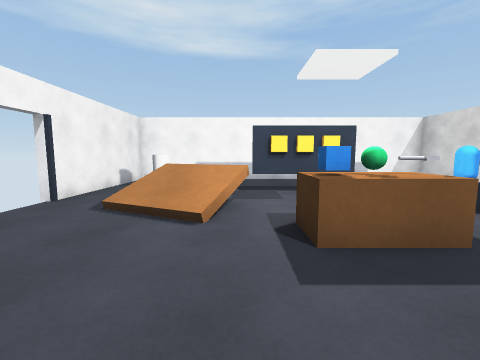
view 1 (above)

12 first-person views from a walk through a scene from a Unity 3-D project. The camera is 1.2 m above the floor, tilts 6° down and sees 90° across. The floor is counted in squares, 1 m on a side. Each view is taken from the middle of a square. On the plan, view 1 faces up. The plan holds only what a view shows up to about 12 squares ahead; the rest is blank. The player character is not drawn. Door leaves are left out, so doorways stand open.

view 2
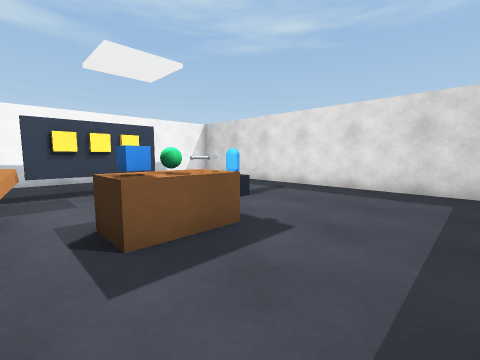

view 3
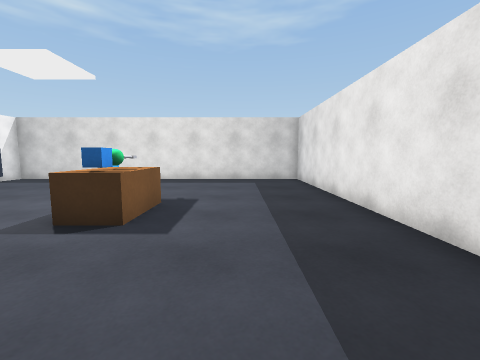

view 4
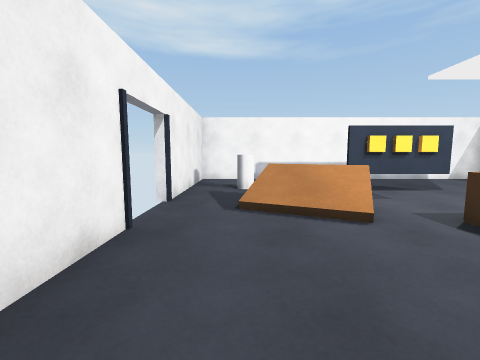

view 5
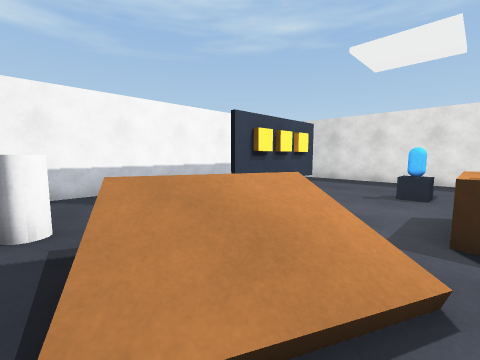

view 6
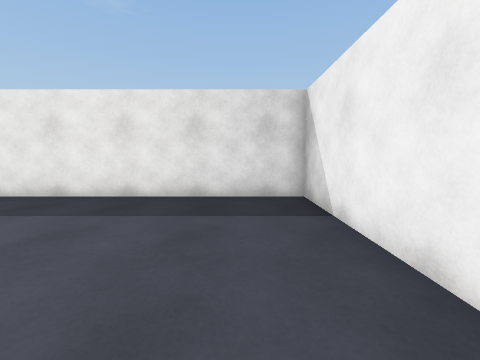

view 7
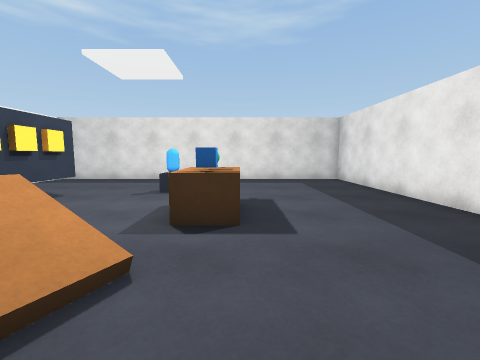

view 8
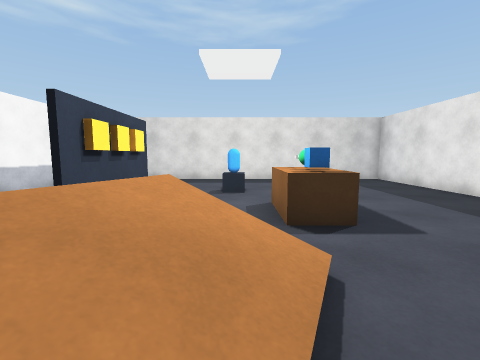

view 9
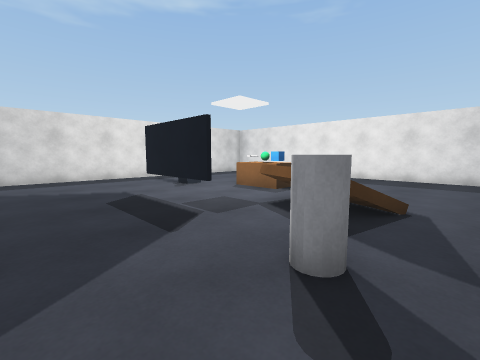

view 10
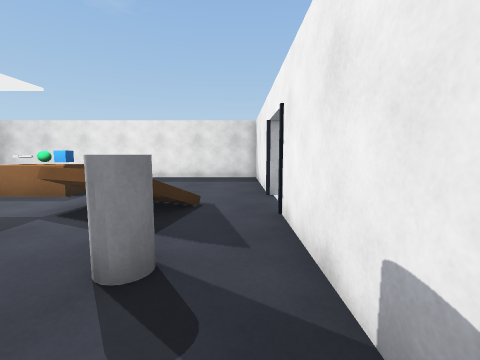

view 11
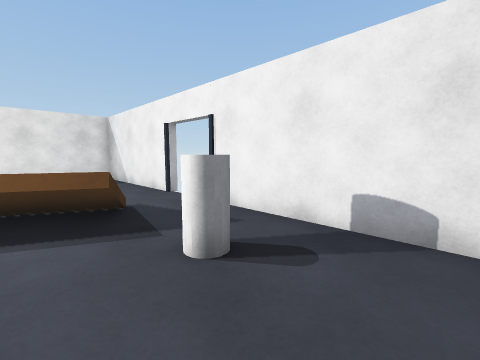

view 12
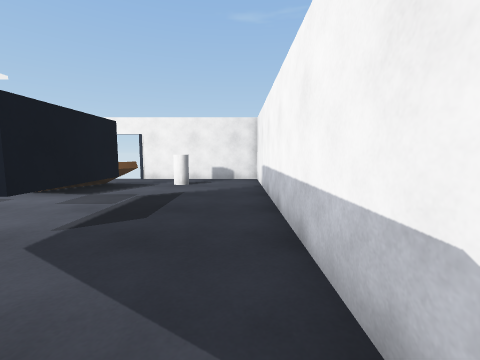

### Floor plan
Key: @ floor where view 1 was taken; # wall or solid block; . floor; / step, stairs or slope; D open door; = window, fence, low wall or low ledge; T thing the floor can be seen under or through; O other object.
Columns run from 5 left of view 1 to 9 right of it. Each row starts with its distance up from view 1.
 12 ###############
 11 #.............#
 10 #.............#
  9 #.O...........#
  8 #.O...TTT.....#
  7 #..=..........#
  6 D.///=........#
  5 D.///=...OO...#
  4 D.../.OOO.....#
  3 #.....OOO.....#
  2 #.............#
  1 #.............#
  0 #....@........#
 -1 #.............#
 -2 ###############

Positions as (right, up) in squares from view 1, and headings:
1: (0, 0), facing up
2: (0, 0), facing up-right
3: (-3, 1), facing right
4: (-3, 0), facing up
5: (-3, 4), facing up-right
6: (-3, 5), facing down
7: (-3, 3), facing right
8: (-3, 5), facing right
9: (-4, 11), facing down-right
10: (-4, 11), facing down
11: (-1, 11), facing down-left
12: (7, 11), facing left
